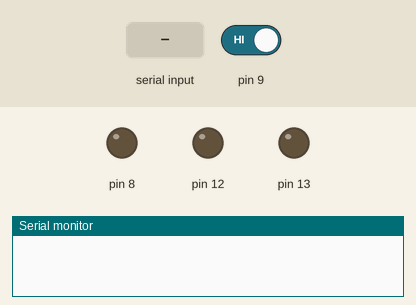
Bench run of a sketch on a simulated Arduino Uno, built with avr-gcc and run on an emulated ATmega328P. Shown: output pins drawn as LEDs (lit = HIGH), the last lines printed to the serial monitor. Inputs (shaded band) come from the test bench; at power-on: pin 9 HIGH.

Above: at 1.2 s.
1.3 s: pin 9 driven LOW
At 2.2 s:
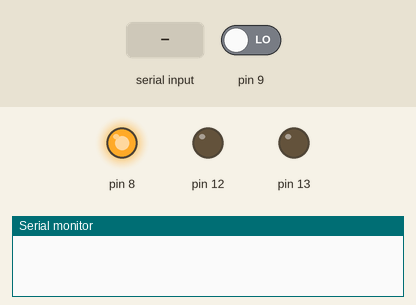
2.8 s: pin 9 driven HIGH
At 3.6 s:
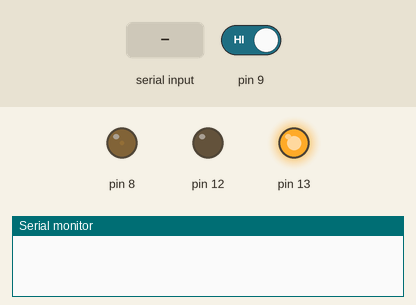
5.3 s: "h90\n" received over Serial
At 6.5 s:
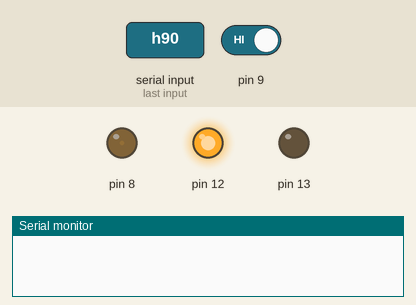
6.8 s: pin 9 driven LOW
At 8.0 s:
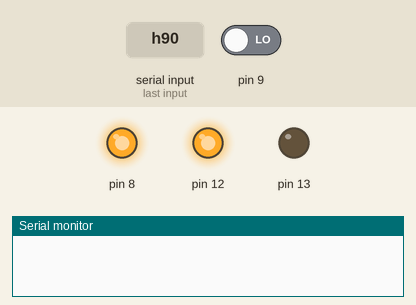
8.3 s: pin 9 driven HIGH
At 9.57 s:
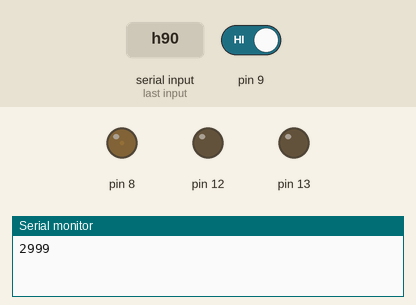
9.8 s: "h,45\n" received over Serial
At 11.2 s:
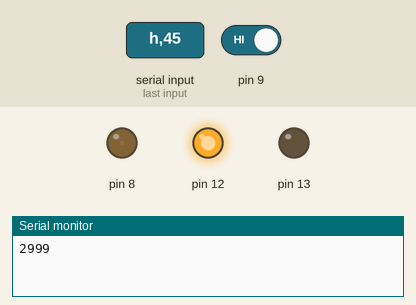
Timing chart, 0 to 12.3 s (numbered marks = the images above; inputs shaded):
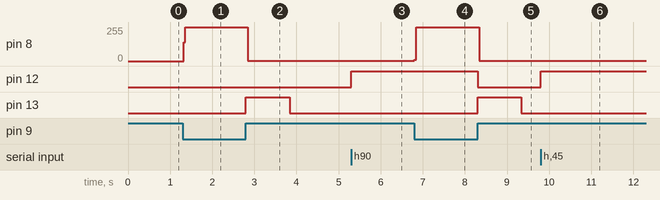

The sketch:

ReactionTimeMeasure.ino
```cpp
int prevt = 0;
int t = 0;
int threshold = 5;
unsigned long _time;
unsigned long _interval;
unsigned long timerStart;

bool isMeasuring = false;
int LEDonCount = 0;

void setup()
{
  pinMode(8, OUTPUT);
  pinMode(9, INPUT);
  pinMode(13, OUTPUT);
  pinMode(12, OUTPUT);

  Serial.begin(9600);
}

void loop()
{
  uint8_t data = (uint8_t)Serial.read();
  //Serial.println("Serial Read " + String(data));
  if (data == 'h') // check if incoming byte is header
  {
    //LED ON trigger delay
    int _delay = 200 * (int(Serial.read())- 48) ;
    //delay(_delay);
    digitalWrite(12, HIGH);
    timerStart = millis();
    isMeasuring = true;
    if (Serial.available()) {
       Serial.read();
    }
  }

  t = 0;
  _interval = millis() - _time;
  _time = millis();
  //Serial.println(_interval);
  digitalWrite(8, HIGH);

  while (digitalRead(9) != HIGH) t++;

  digitalWrite(8, LOW);
  delay(1);

  // LED点灯
  if ( t > threshold ) {
    //digitalWrite(13, HIGH);
    LEDonCount = 1000;
    //Touch DETECT
    if(isMeasuring)
    {
      unsigned long reactionTime = millis() - timerStart;
      Serial.println(reactionTime);
      digitalWrite(12, LOW);
      isMeasuring = false;
    }
  }

  if(LEDonCount > 0)
  {
    digitalWrite(13, HIGH);
    LEDonCount --;
  }else{
    digitalWrite(13, LOW);
  }

}
```

Measured:
- after the input at 1.3 s, pin 8: 0/255 → 255/255 at once
- after the input at 2.8 s, pin 8: 255/255 → 2/255 at once; pin 13: LOW → HIGH at once, → LOW 1.0 s later
- after the input at 5.3 s, pin 12: LOW → HIGH at once
- after the input at 6.8 s, pin 8: 2/255 → 255/255 at once
- after the input at 8.3 s, pin 8: 255/255 → 2/255 at once; pin 12: HIGH → LOW at once; pin 13: LOW → HIGH at once, → LOW 1.0 s later
- after the input at 9.8 s, pin 12: LOW → HIGH at once
